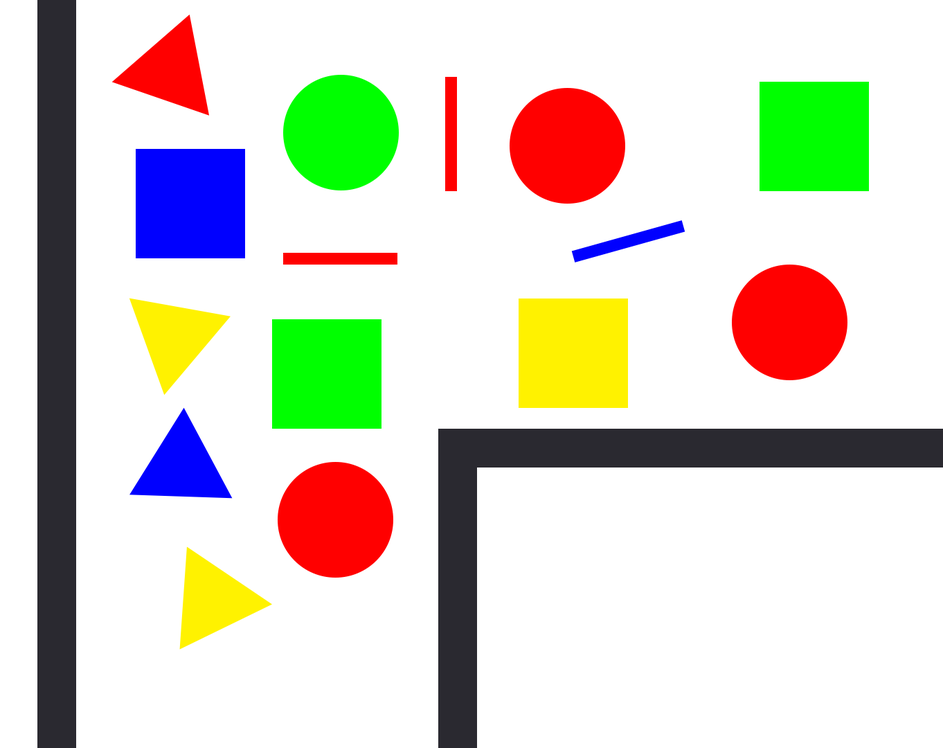
#> input picture test1.png, 943 x 748 px, shrunk from 1362 x 1080 before the run
$ python 'shape detect.py'
#> lines starting #> are read from the running program, lines starting #| are printed output that depends on the picture; after the words box and inside, x2 and y2 are one past the last pixel; in counts of white or black regions, pixels touching at a corner belong together
import cv2
import imutils as imutils
import numpy as np

outputs = []
counter_triangle = 1
counter_rect = 1
counter_cir = 1
counter_line = 1
colors = []


def contour_image(image, colorName):
    contours = cv2.findContours(image.copy(), cv2.RETR_TREE, cv2.CHAIN_APPROX_NONE)
    contours = imutils.grab_contours(contours)
    for c in contours:  ## looping over the contours found to assign shapes
        outshape = shapeDetector(c)
        line = str(colorName) + ' ' + str(outshape)  # creating a string of the output
        outputs.append(line)
        if outshape == "triangle":
            global counter_triangle
            counter_triangle += 1
        elif outshape == "rectangle":
            global counter_rect
            counter_rect += 1
        elif outshape == "line":
            global counter_line
            counter_line += 1
        elif outshape == "circle":
            global counter_cir
            counter_cir += 1
    cv2.waitKey(0)


def shapeDetector(c):
    shape = "unidentified"
    peri = cv2.arcLength(c, True)
    approx = cv2.approxPolyDP(c, 0.01 * peri, True)

    if len(approx) == 3:
        shape = "triangle"
        # if the shape has 4 vertices, it is either a rectangle or
        # a line
    elif len(approx) == 4:
        # compute the bounding box of the contour and use the
        # bounding box to compute the aspect ratio
        (x, y, w, h) = cv2.boundingRect(approx)
        ar = w / float(h)
        # a square will have an aspect ratio that is approximately
        # equal to one, otherwise, the shape is a rectangle
        shape = "rectangle" if ar >= 0.45 and ar <= 1.6 else "line"
        # otherwise, we assume the shape is a circle
    else:
        shape = "circle"
        # return the name of the shape
    return shape


def detectColor(image):
    boundaries = [  ## upper and lower boundaries for colors
        ([0, 50, 50], [10, 255, 255], "yellow"),  ##yellow
        ([0, 255, 0], [0, 255, 255], "green"),  ##green
        ([255, 0, 0], [255, 255, 0], "blue"),  ##blue
        ([0, 0, 255], [255, 0, 255], "red")  ##red
    ]
    for (lower, upper,
         colors) in boundaries:  ## looping over every color and calling the shapeDetector fn. on the masked image
        # create NumPy arrays from the boundaries
        lower = np.array(lower, dtype="uint8")
        upper = np.array(upper, dtype="uint8")
        colorName = np.array(colors, dtype=str)

        mask = cv2.inRange(image, lower, upper)
        contour_image(mask, colorName)  ## calling contor image to countor the masked shape
    return colorName


image = cv2.imread('test1.png')  ## first we read the image
#> image is the input picture: shape (748, 943, 3); mean B, G, R 203.4, 216, 218.1

blurred = cv2.GaussianBlur(image, (5, 5), 0)

detectColor(blurred)  ## call detect color function
#> the loop in detectColor, `for (lower, upper, colors) in boundaries:` made 4 passes
#> pass 1, in detectColor, `mask = cv2.inRange(image, lower, upper)`:
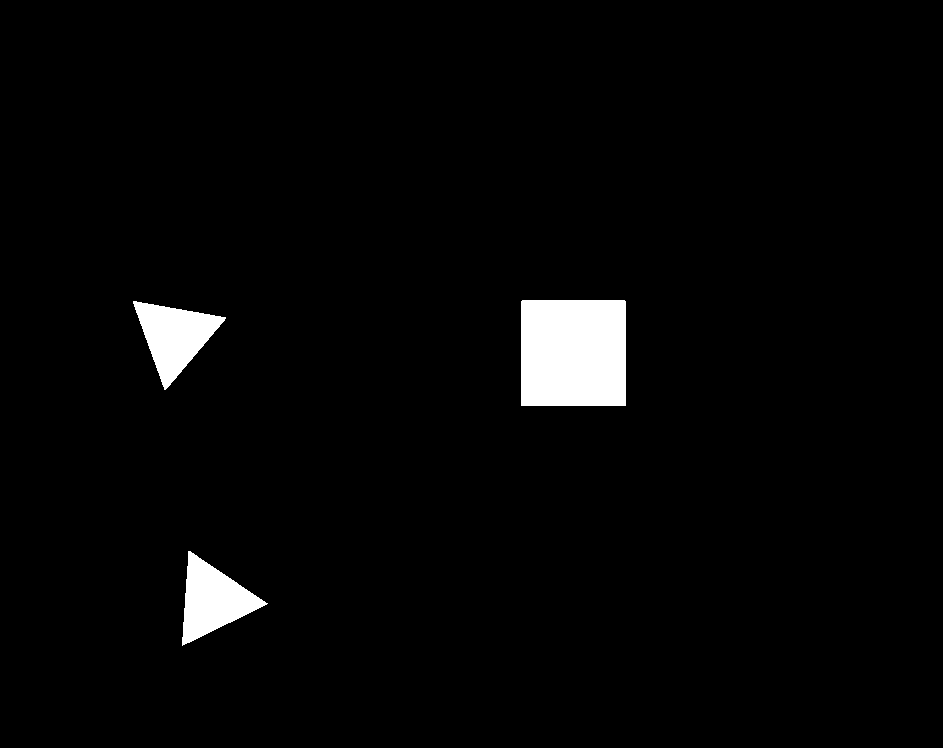
#> mask: shape (748, 943); 2.7% white; 3 white regions, box (x1, y1, x2, y2) and area: (521, 300, 626, 406) 11128, (182, 551, 268, 646) 4020, (133, 301, 226, 390) 4017
#> pass 2, in detectColor, `mask = cv2.inRange(image, lower, upper)`:
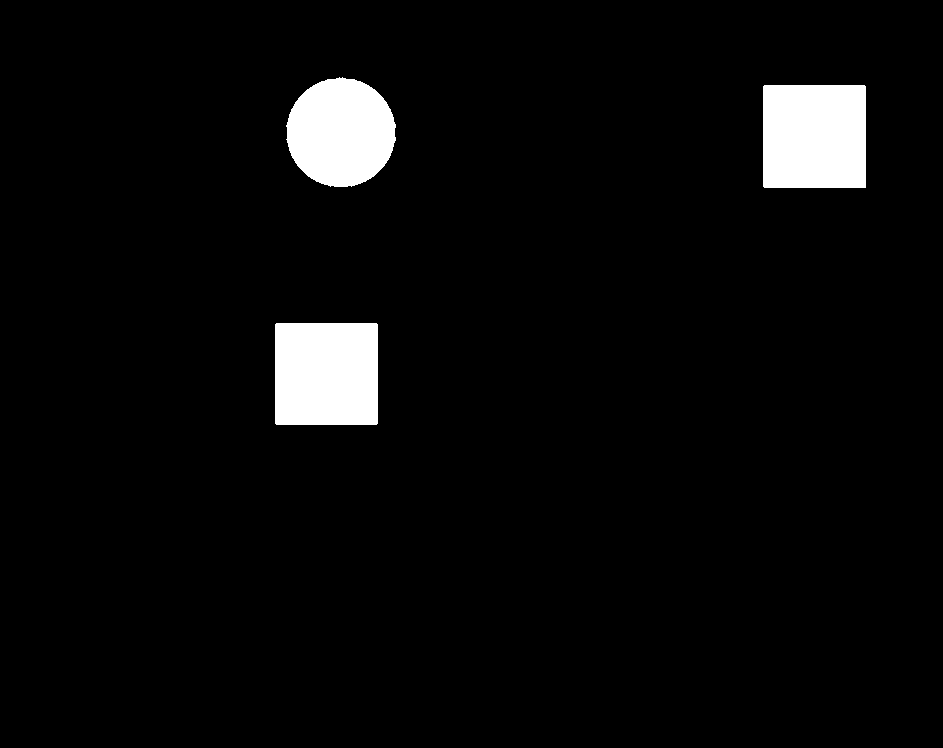
#> mask: shape (748, 943); 4.3% white; 3 white regions, box (x1, y1, x2, y2) and area: (763, 85, 866, 188) 10606, (275, 323, 378, 425) 10502, (286, 77, 396, 187) 9368
#> pass 3, in detectColor, `mask = cv2.inRange(image, lower, upper)`:
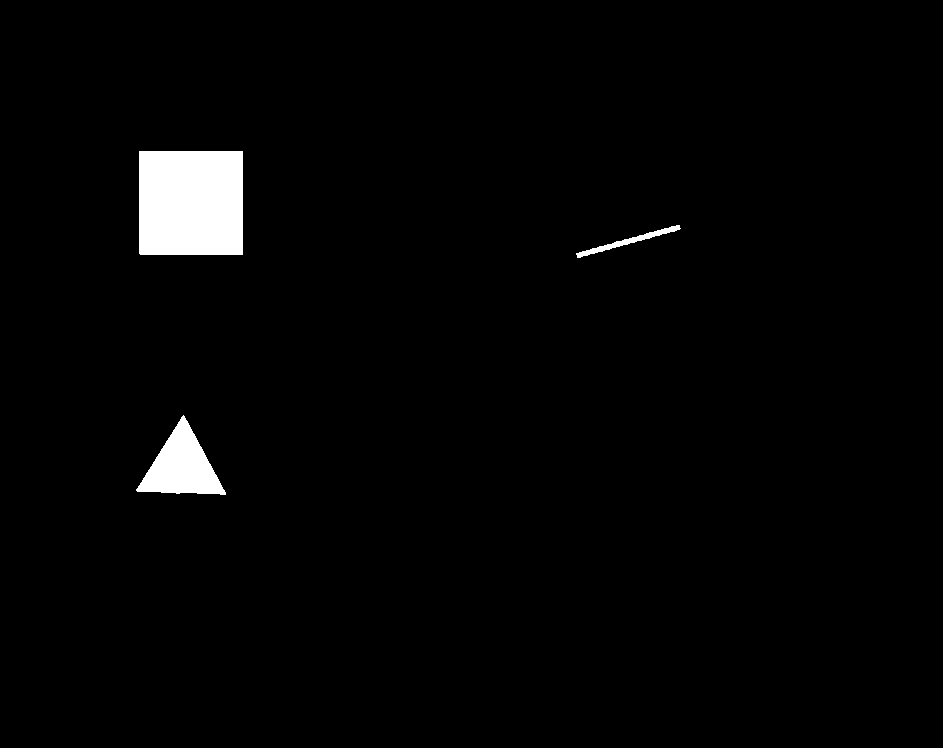
#> mask: shape (748, 943); 2.1% white; 3 white regions, box (x1, y1, x2, y2) and area: (139, 151, 243, 255) 10815, (136, 415, 226, 495) 3622, (576, 225, 681, 258) 575
#> after the loop in detectColor, `for (lower, upper,`:
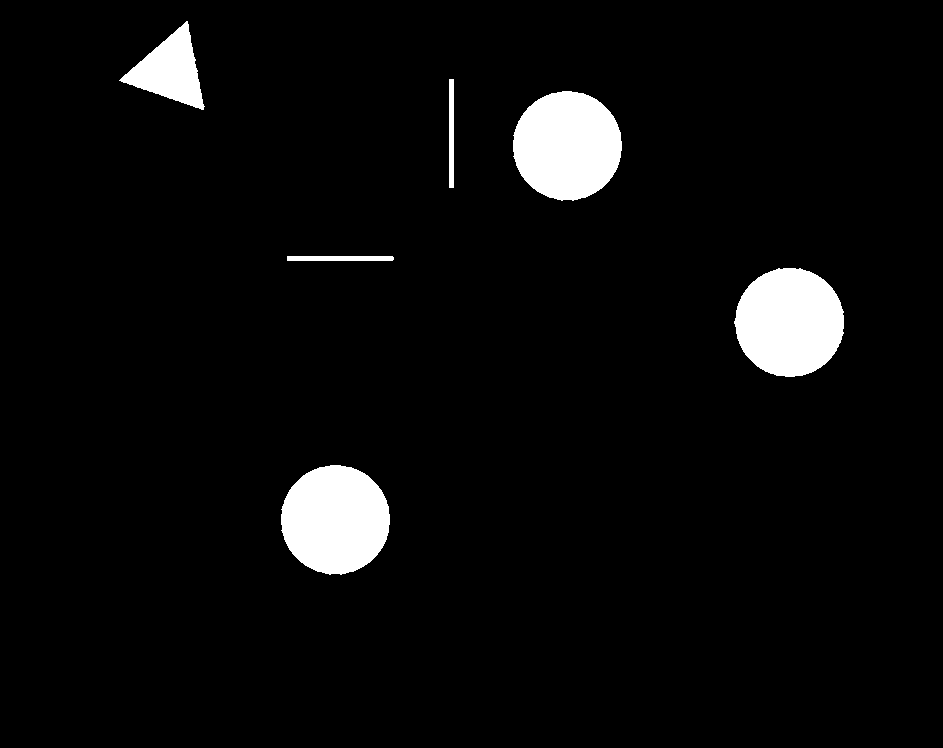
#> mask: shape (748, 943); 4.7% white; 6 white regions, box (x1, y1, x2, y2) and area: (734, 268, 844, 377) 9371, (281, 465, 390, 575) 9367, (513, 91, 622, 201) 9366, (119, 21, 205, 110) 3639, (449, 79, 454, 188) 545, (287, 256, 394, 261) 533
for x in range(len(outputs)):  ## printing the output of the image stored in the array
    print(outputs[x])

$ run again, with test2.png copied over test1.png
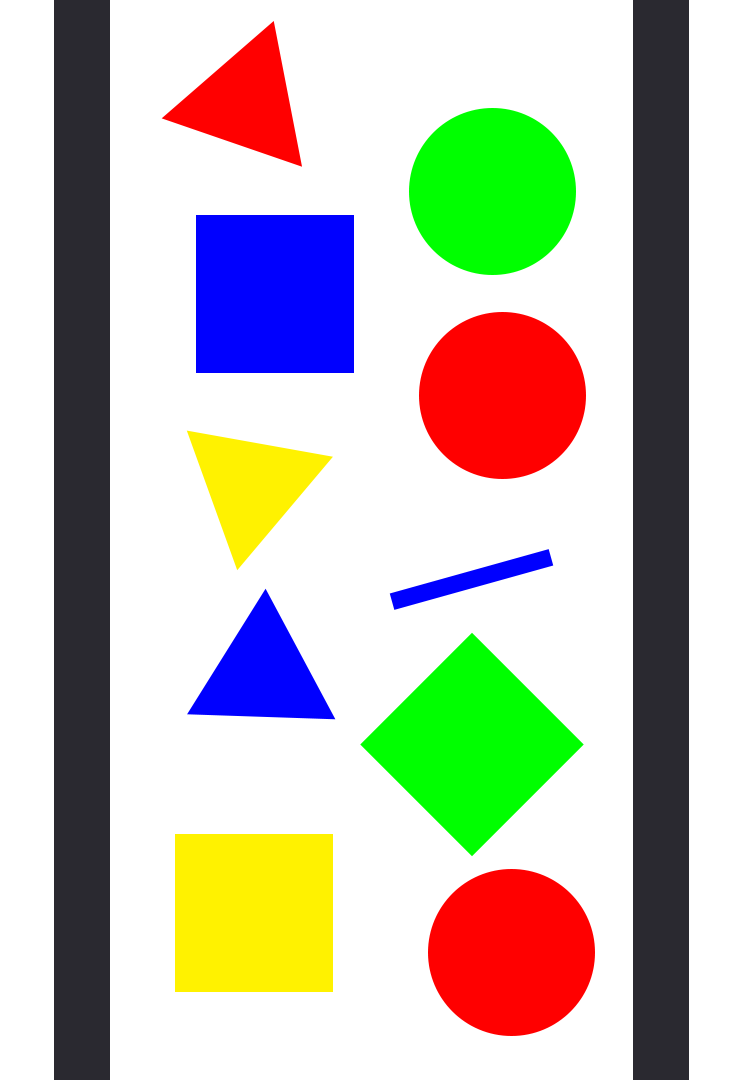
#> input picture test2.png, 750 x 1080 px
#> image is the input picture: shape (1080, 750, 3); mean B, G, R 181.7, 194, 196.7
#> the loop in detectColor, `for (lower, upper, colors) in boundaries:` made 4 passes
#> pass 1, in detectColor, `mask = cv2.inRange(image, lower, upper)`:
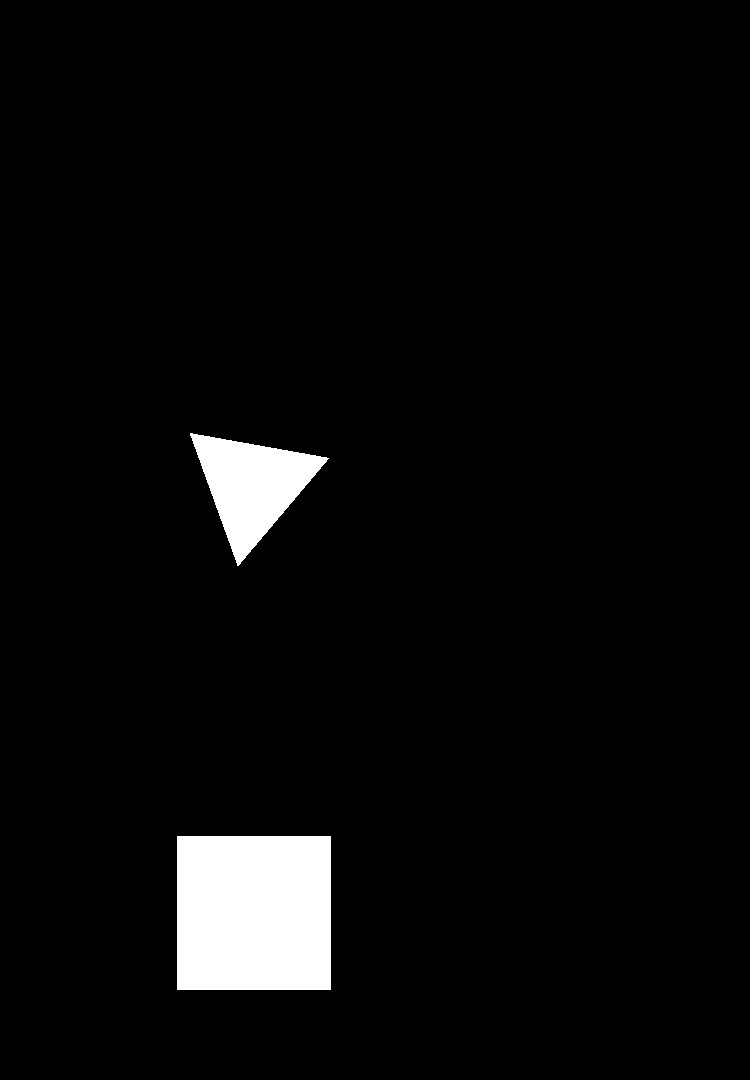
#> mask: shape (1080, 750); 4% white; 2 white regions, box (x1, y1, x2, y2) and area: (177, 836, 331, 990) 23716, (190, 433, 329, 566) 8755
#> after the loop in detectColor, `for (lower, upper,`:
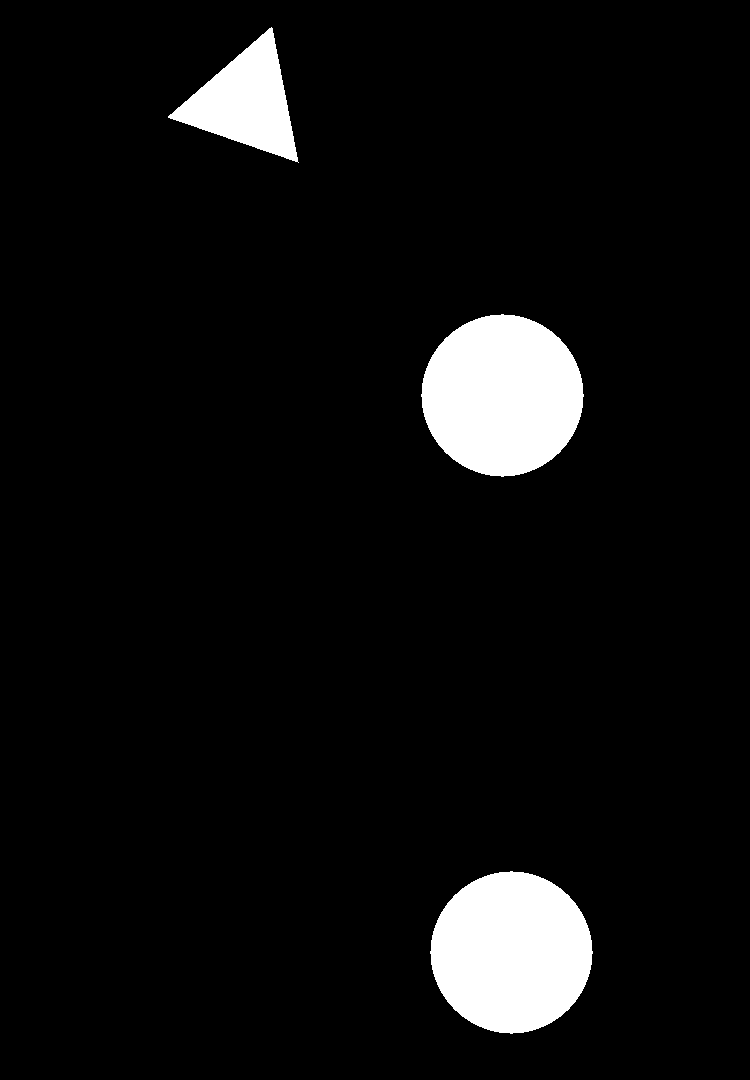
#> mask: shape (1080, 750); 6.1% white; 3 white regions, box (x1, y1, x2, y2) and area: (421, 314, 584, 477) 20497, (430, 871, 593, 1034) 20497, (168, 27, 299, 163) 8377
